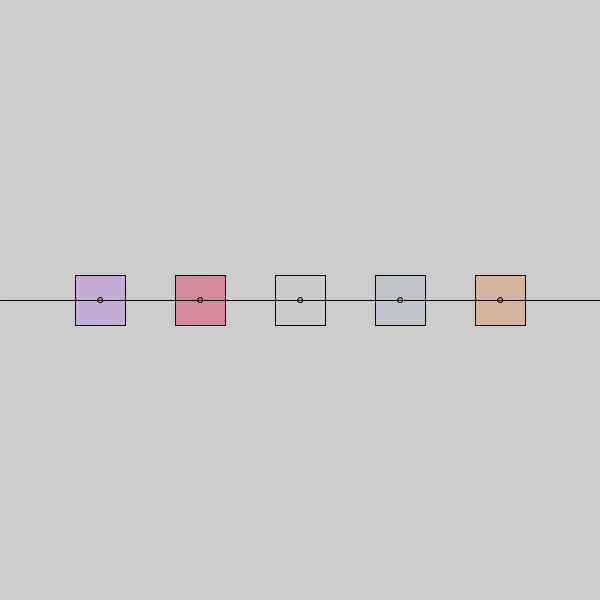
Frame 1 (no input)
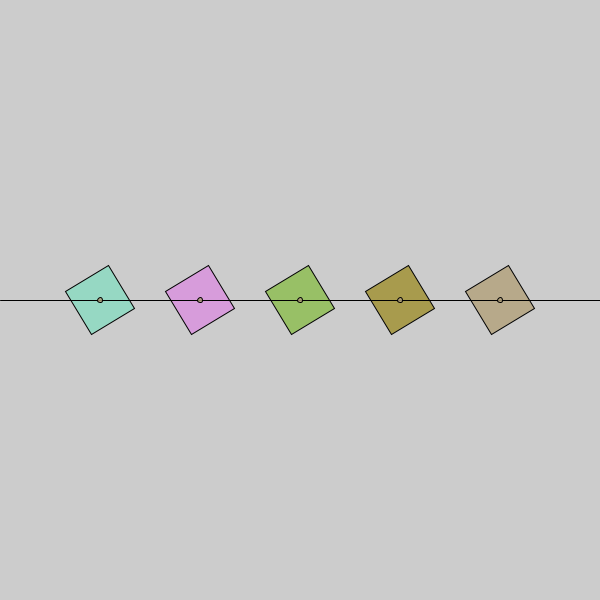
Frame 60 (the mouse pressed at the canvas centre just before this capture)
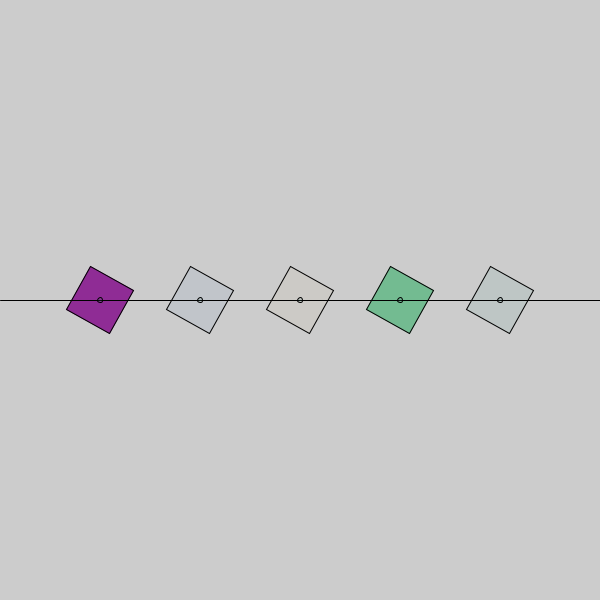
Frame 120 (the mouse held since frame 60 and released just before this capture)

The Processing sketch that drew these frames (run headless with seeded random() and noise(); from frame 60 on, the mouse is pressed at the canvas centre):

// Processing sketch: build
// ── build.pde
int r1 = 0;
int r2 = 0;
int r3 = 0;
int r4 = 0;
int r5 = 0;

void setup() {

  size(600,600);
  rectMode(CENTER);
}

void draw() {

  background(#CCCCCC);

  pushMatrix();
    fill(color(random(255),random(255),random(255),random(255)));
    translate(100,height/2);
    rotate(radians(r1++));
    rect(0,0,50,50);
  popMatrix();

  pushMatrix();
    fill(color(random(255),random(255),random(255),random(255)));
    translate(200,height/2);
    rotate(radians(r2++));
    rect(0,0,50,50);
  popMatrix();

  pushMatrix();
    fill(color(random(255),random(255),random(255),random(255)));
    translate(300,height/2);
    rotate(radians(r3++));
    rect(0,0,50,50);
  popMatrix();

  pushMatrix();
    fill(color(random(255),random(255),random(255),random(255)));
    translate(400,height/2);
    rotate(radians(r4++));
    rect(0,0,50,50);
  popMatrix();

  pushMatrix();
    fill(color(random(255),random(255),random(255),random(255)));
    translate(500,height/2);
    rotate(radians(r5++));
    rect(0,0,50,50);
  popMatrix();

  line(0,height/2,width,height/2);

  ellipse(100,height/2,5,5);
  ellipse(200,height/2,5,5);
  ellipse(300,height/2,5,5);
  ellipse(400,height/2,5,5);
  ellipse(500,height/2,5,5);


}
